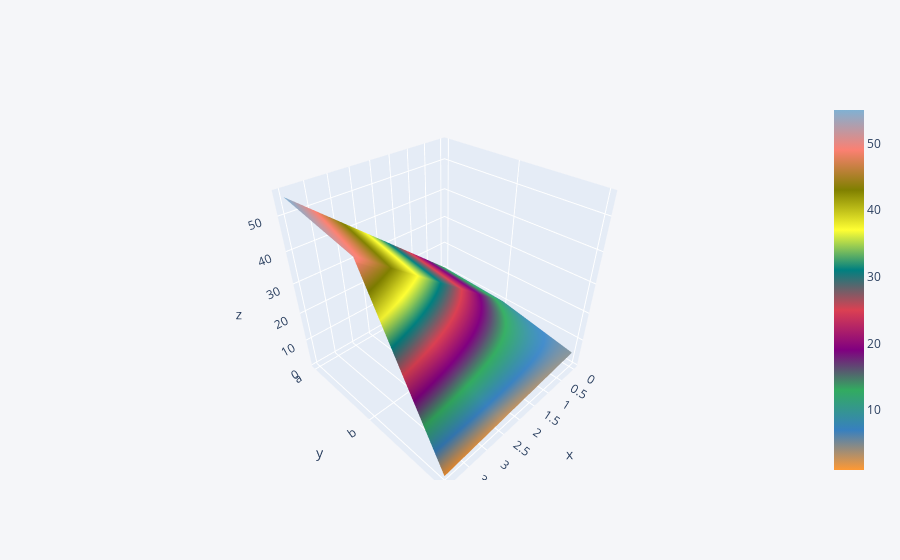

The notebook cell saved with this chart:
### Code cell
dataset3.iplot(kind='surface')

### Figure 1 — Plotly figure (JSON) as saved in the notebook; plotly's stock layout.template omitted (floating-point values rounded to 4 significant figures)
{"data": [{"colorscale": [[0, "rgb(255, 153, 51)"], [0.1111, "rgb(55, 128, 191)"], [0.2222, "rgb(50, 171, 96)"], [0.3333, "rgb(128, 0, 128)"], [0.4444, "rgb(219, 64, 82)"], [0.5556, "rgb(0, 128, 128)"], [0.6667, "rgb(255, 255, 51)"], [0.7778, "rgb(128, 128, 0)"], [0.8889, "rgb(251, 128, 114)"], [1, "rgb(128, 177, 211)"]], "type": "surface", "x": [0, 1, 2, 3, 4], "y": ["a", "b", "c"], "z": [[11, 22, 33, 44, 55], [10, 20, 30, 40, 50], [5, 4, 3, 2, 1]]}], "layout": {"legend": {"bgcolor": "#F5F6F9", "font": {"color": "#4D5663"}}, "paper_bgcolor": "#F5F6F9", "plot_bgcolor": "#F5F6F9", "title": {"font": {"color": "#4D5663"}}, "xaxis": {"gridcolor": "#E1E5ED", "showgrid": true, "tickfont": {"color": "#4D5663"}, "title": {"font": {"color": "#4D5663"}, "text": ""}, "zerolinecolor": "#E1E5ED"}, "yaxis": {"gridcolor": "#E1E5ED", "showgrid": true, "tickfont": {"color": "#4D5663"}, "title": {"font": {"color": "#4D5663"}, "text": ""}, "zerolinecolor": "#E1E5ED"}}}
